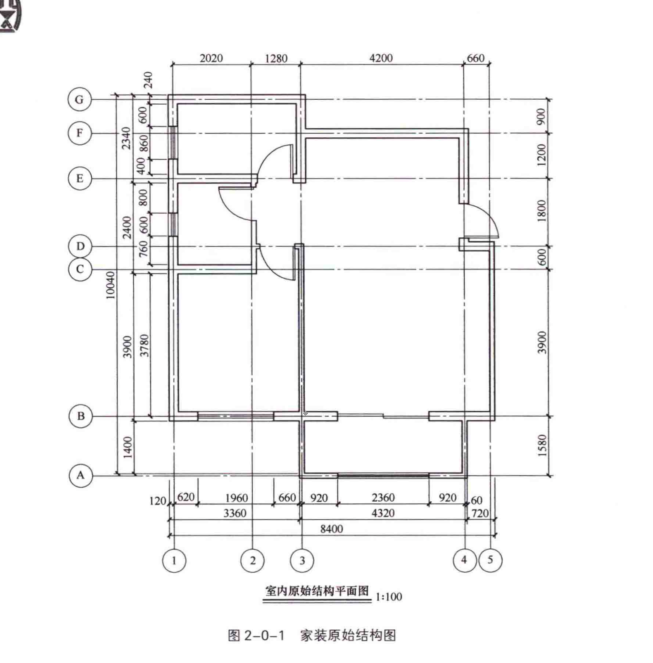
#> input picture examples/cad/output/wechat_design_traces/ultra_fine_reference_cad/7f00b729498ec53cf6ae82a4348cb8e1.png, 1306 x 1326 px (shown at 1/2 size)
$ python -i make_ultra_fine_reference_cad.py   (imports and definitions only)
#> lines starting #> are read from the running program, lines starting #| are printed output that depends on the picture; after the words box and inside, x2 and y2 are one past the last pixel; in counts of white or black regions, pixels touching at a corner belong together
from __future__ import annotations

import math
import os
import shutil
import argparse
from dataclasses import dataclass
from pathlib import Path

import cv2
import ezdxf
import numpy as np
from ezdxf import units


REPO_ROOT = Path(__file__).resolve().parents[2]
OUTPUT_DIR = REPO_ROOT / "examples" / "cad" / "output" / "wechat_design_traces" / "ultra_fine_reference_cad"
DXF_PATH = OUTPUT_DIR / "ultra_fine_reference_cad.dxf"


@dataclass(frozen=True)
class SheetSpec:
    file_name: str
    title: str
    target_width_mm: float
    calibration_note: str


SHEETS = [
    SheetSpec("7f00b729498ec53cf6ae82a4348cb8e1.png", "图2-0-1 家装原始结构图", 8400, "总宽8400mm"),
    SheetSpec("a441dcce858e6e7a3518406ff89f2c73.png", "室内地面材料铺装图", 8400, "总宽8400mm"),
    SheetSpec("749be60e3981b184173004a2e1cd4b0b.png", "室内家具平面布置图", 8400, "总宽8400mm"),
    SheetSpec("0ec18e1868ae7ddba6378ff0319d39d6.png", "室内顶面布置图", 8400, "总宽8400mm"),
    SheetSpec("29435ea16f086e5c558cde23d3519862.png", "图6-0-1 室内客厅B立面布置图", 7740, "立面总宽7740mm"),
    SheetSpec("0de5ff1f03b585cab21b9a4ddf5795b2.png", "1-1剖面图", 2700, "总高2700mm近似校准"),
    SheetSpec("17b56cb369472c6640f03a6d3b54f7da.png", "节点2 施工节点图", 800, "节点宽800mm"),
    SheetSpec("586031740ab444899a187feb7b2f3efa.png", "图9-0-1 施工节点图", 650, "底部宽650mm近似校准"),
]


# [20 lines that did not run here, left out]


def add_text(msp, text: str, x: float, y: float, h: float, layer: str = "REFERENCE_TEXT") -> None:
    msp.add_text(text, height=h, dxfattribs={"layer": layer, "style": "CHINESE"}).set_placement((x, y))


# [18 lines left out: functions add_frame, add_dim, not called in this run]


def image_masks(path: Path):
    gray = cv2.imread(str(path), cv2.IMREAD_GRAYSCALE)
#> gray: shape (1326, 1306); min 21, max 255, mean 245.4
    if gray is None:
        raise FileNotFoundError(path)
    denoised = cv2.bilateralFilter(gray, 5, 35, 35)
    adaptive = cv2.adaptiveThreshold(
        denoised,
        255,
        cv2.ADAPTIVE_THRESH_GAUSSIAN_C,
        cv2.THRESH_BINARY_INV,
        19,
        7,
    )
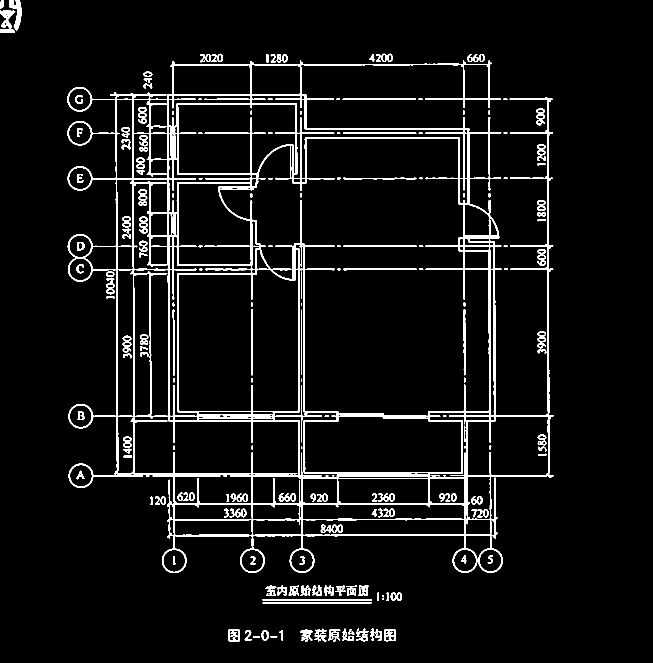
#> adaptive: shape (1326, 1306) (shown at 1/2 size); 6% white; 203 white regions (13 under 20 px), largest, box (x1, y1, x2, y2) and area: (135, 121, 1108, 1146) 78035, (0, 21, 31, 65) 753, (18, 0, 43, 61) 723
    dark = cv2.threshold(denoised, 185, 255, cv2.THRESH_BINARY_INV)[1]
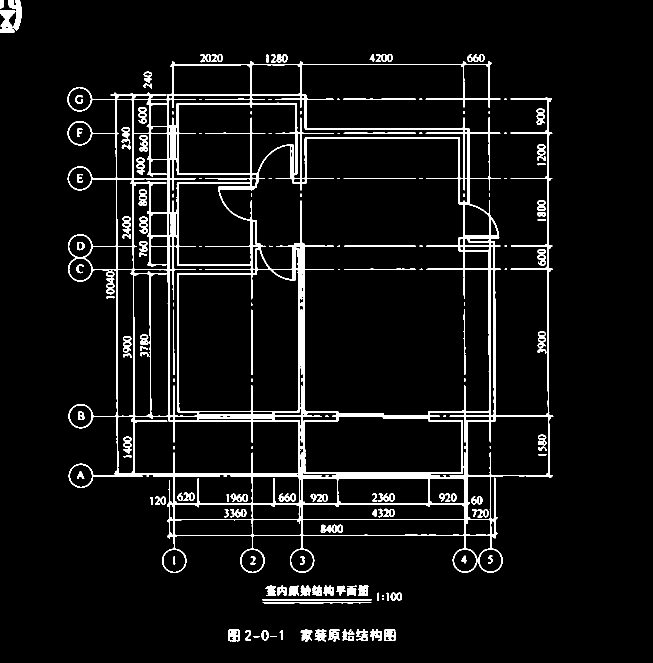
#> dark: shape (1326, 1306) (shown at 1/2 size); 5.9% white; 176 white regions (49 under 20 px), largest, box (x1, y1, x2, y2) and area: (135, 122, 1107, 1146) 76311, (0, 21, 31, 65) 879, (17, 0, 43, 61) 811
    combined = cv2.bitwise_or(adaptive, dark)
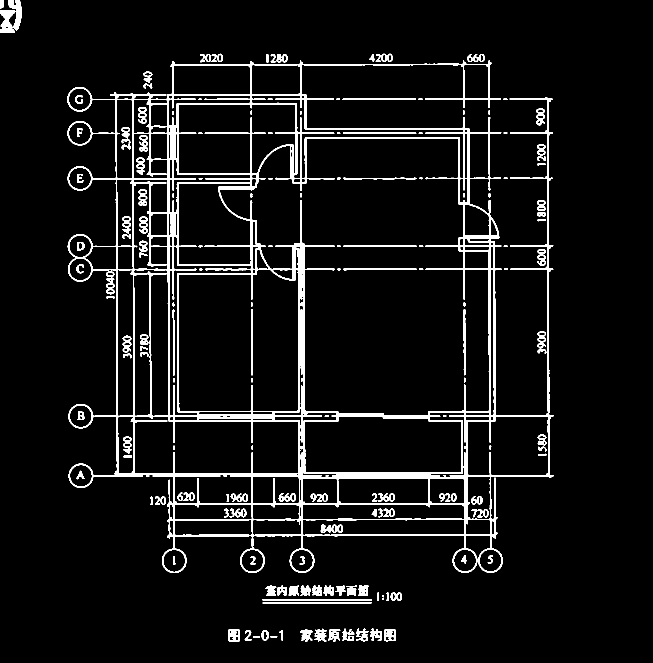
#> combined: shape (1326, 1306) (shown at 1/2 size); 6.4% white; 175 white regions (7 under 20 px), largest, box (x1, y1, x2, y2) and area: (135, 121, 1108, 1146) 83659, (0, 21, 31, 65) 880, (17, 0, 43, 61) 811
    combined = cv2.morphologyEx(combined, cv2.MORPH_CLOSE, cv2.getStructuringElement(cv2.MORPH_RECT, (2, 2)))
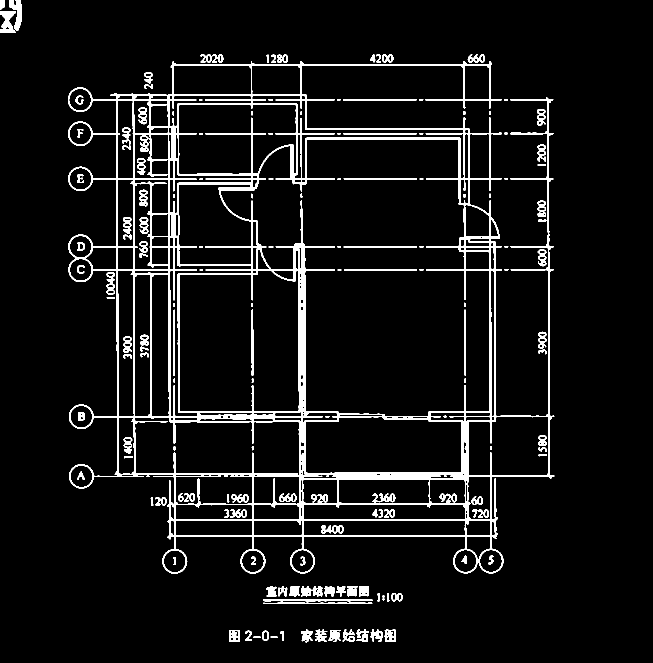
#> combined: shape (1326, 1306) (shown at 1/2 size); 6.5% white; 160 white regions (4 under 20 px), largest, box (x1, y1, x2, y2) and area: (136, 122, 1109, 1147) 84635, (0, 22, 32, 66) 897, (18, 0, 44, 62) 832
    edges = cv2.Canny(denoised, 40, 120, apertureSize=3)
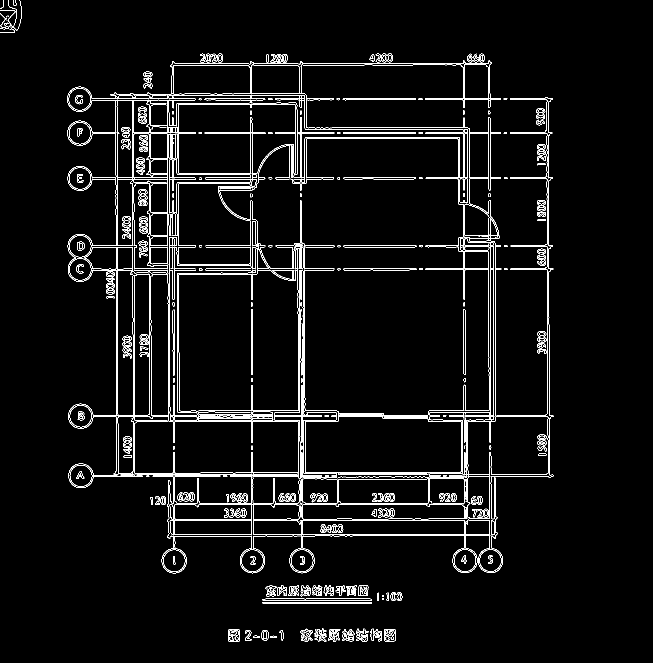
#> edges: shape (1326, 1306) (shown at 1/2 size); 4% white in thin lines or dots, all inside (x1, y1, x2, y2) = (0, 0, 1107, 1284)
    return gray, combined, edges


def transform_point(px: float, py: float, ox: float, oy: float, scale: float, image_h: int):
    return ox + px * scale, oy + (image_h - py) * scale


# [148 lines left out: functions add_contours, add_hough_lines, add_dark_pixel_runs, add_sheet, parse_args, main, not called in this run]


# [2 lines not run here, left out]

>>> result = image_masks('output/wechat_design_traces/ultra_fine_reference_cad/7f00b729498ec53cf6ae82a4348cb8e1.png')
